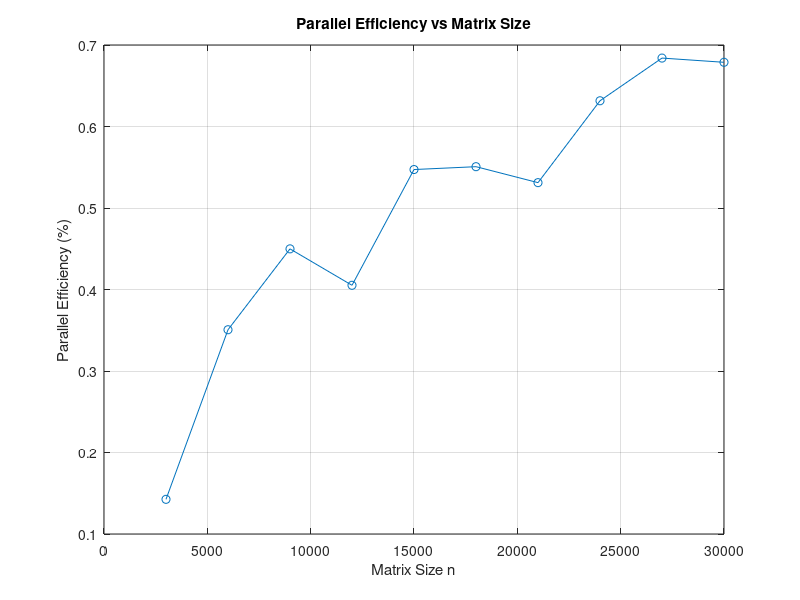

Source code (MATLAB):
clear all
close all

% Back Solve Data
threads = 8;
n = [3000, 6000, 9000, 12000, 15000, 18000, 21000, 24000, 27000, 30000];
t_secs_serial = [0.130, 0.662, 1.49, 2.82, 4.29 6.30, 9.73, 17.28, 14.5, 18.3];
t_secs_static = [0.114, 0.236, 0.414, 0.87, 0.98, 1.43, 2.29, 3.42, 2.65, 3.37];
t_secs_dynamic = [1.93, 8.39, 18.3];

% Plot Parallel Efficiency as a function of n
parallel_efficiency_static = t_secs_serial ./ (t_secs_static * threads);
figure(2)
plot(n, parallel_efficiency_static, '-o');
xlabel('Matrix Size n');
ylabel('Parallel Efficiency (%)');
title('Parallel Efficiency vs Matrix Size');
grid on;